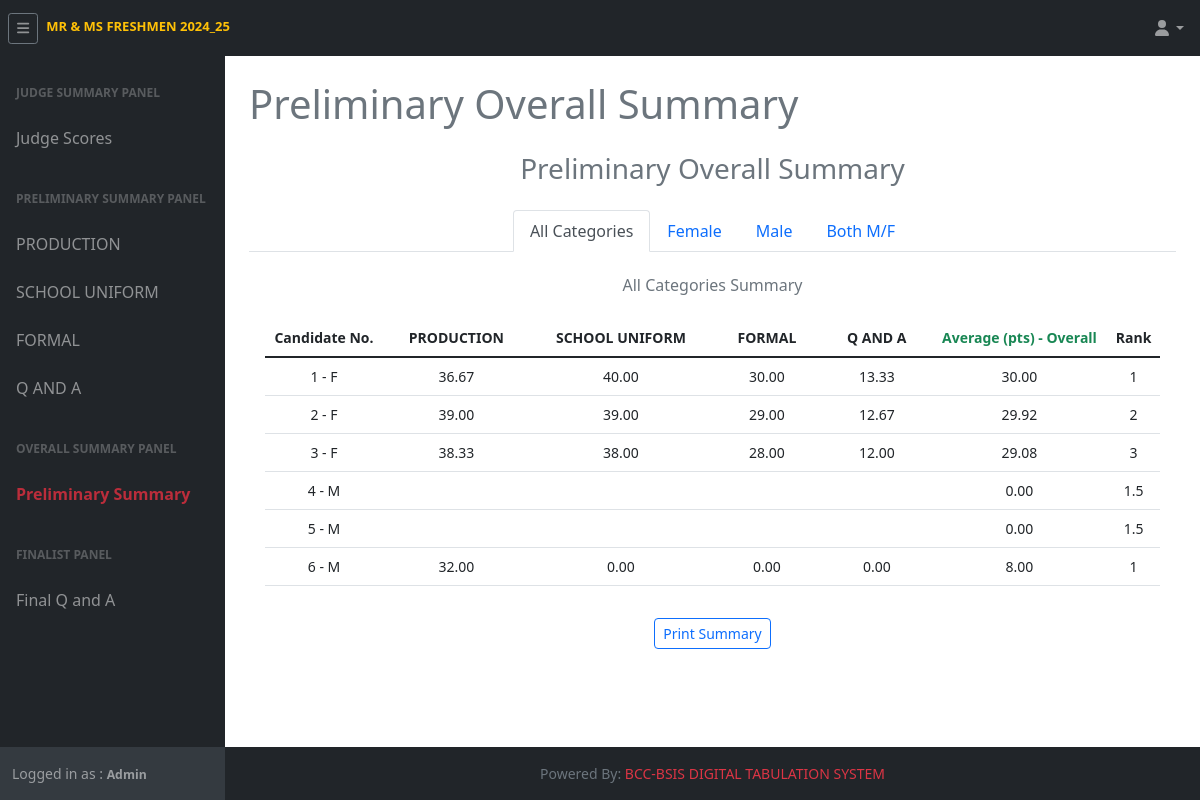
Screenshot of /tri.admin/adminSummary.php (signed in) with the database file from the repository.
### tables this page shows
CREATE TABLE `setting` (
  `id` int(11) NOT NULL AUTO_INCREMENT,
  `condition_final` varchar(10) DEFAULT NULL,
  `pageant_name` varchar(255) DEFAULT NULL,
  `isGeneral` varchar(4) DEFAULT NULL,
  `logo` varchar(255) DEFAULT NULL,
  `cover_photo` varchar(255) DEFAULT NULL,
  `weighted_scoring` tinyint(4) DEFAULT NULL,
  PRIMARY KEY (`id`)
);

CREATE TABLE `event` (
  `id` int(11) NOT NULL AUTO_INCREMENT,
  `code` varchar(10) DEFAULT NULL,
  `event_type` varchar(6) DEFAULT NULL,
  `event_name` varchar(45) DEFAULT NULL,
  `event_percentage` varchar(10) DEFAULT NULL,
  `added_by` varchar(10) DEFAULT NULL,
  `added_timestamp` timestamp NULL DEFAULT NULL,
  `updated_by` varchar(10) DEFAULT NULL,
  `updated_timestamp` timestamp NULL DEFAULT NULL,
  PRIMARY KEY (`id`)
);

CREATE TABLE `user` (
  `id` int(11) NOT NULL AUTO_INCREMENT,
  `code` varchar(16) DEFAULT NULL,
  `username` varchar(90) DEFAULT NULL,
  `password` varchar(255) DEFAULT NULL,
  `name` varchar(45) DEFAULT NULL,
  `types` varchar(45) DEFAULT NULL,
  `category` varchar(15) DEFAULT NULL,
  `is_both` tinyint(1) DEFAULT NULL,
  `status` tinyint(1) DEFAULT NULL,
  `added_by` varchar(16) DEFAULT NULL,
  `added_timestamp` timestamp NULL DEFAULT NULL,
  `updated_by` varchar(16) DEFAULT NULL,
  `updated_timestamp` timestamp NULL DEFAULT NULL,
  PRIMARY KEY (`id`)
);

### tri.admin/adminSummary.php (the view, shortened to what the rows shown need)
<?php
    require '../include/connector/dbconn.php';
    require '../include/admininclude/adminSession.php';
    include "../include/settings.php";
?>
<!DOCTYPE html>
<html lang="en">
    <head>
        <link href="../css/dataTable.css" rel="stylesheet" />
        <link href="../css/styles.css" rel="stylesheet" />
        <link rel="stylesheet" href="../css/jquery-ui.min.css">
    </head>
    <body class="sb-nav-fixed">
    <?php include "../include/topNav.php";?>
        <div id="layoutSidenav">
            <div id="layoutSidenav_nav">
            <?php include "../include/admininclude/adminSideNav.php";?>
            </div>
            <div id="layoutSidenav_content">
                <main>
                    <div class="container-fluid px-4 mb-3">
                        <h1 class="mt-4 text-muted">Preliminary Overall Summary</h1>
<?php
                                    $contestantsByCategoryFemale  = [];
                                    $contestantsByCategoryMale  = [];
                                    $contestantsByCategoryBothMF = [];
                                    $stmt = $db->prepare(contestantListFemale);
                                    $stmt->execute();
                                    $res = $stmt->get_result();
                                    if ($res) { while ($row = $res->fetch_assoc()) { $contestantsByCategoryFemale[] = $row; } }
                                    $stmt = $db->prepare(contestantListMale);
                                    $stmt->execute();
                                    $res = $stmt->get_result();
                                    if ($res) { while ($row = $res->fetch_assoc()) { $contestantsByCategoryMale[] = $row; } }
                                    $stmt = $db->prepare(contestantListBothMF);
                                    $stmt->execute();
                                    $res = $stmt->get_result();
                                    if ($res) { while ($row = $res->fetch_assoc()) { $contestantsByCategoryBothMF[] = $row; } }
                                    $fetchResultEventJudgeCountFemale = $db->query(judgeCountListFemale)->fetch_assoc();
                                    $fetchResultEventJudgeCountMale = $db->query(judgeCountListMale)->fetch_assoc();
                                    $fetchResultEventJudgeCountBothMF = $db->query(judgeCountListBothMF)->fetch_assoc();
                                    $fetchResultEventJudgeCountBothLGBTQ = $db->query(judgeCountListBothLGBTQ)->fetch_assoc();
                                    $events = [];
                                    $stmt = $db->prepare(eventList);
                                    $stmt->execute();
                                    $resEvents = $stmt->get_result();
                                    if ($resEvents && $resEvents->num_rows > 0) {
                                        while ($er = $resEvents->fetch_assoc()) {
                                            $events[] = ['code' => $er['code'], 'name' => $er['event_name']];
                                        }
                                    }
                                    $categories = [];
                                    if (!empty($contestantsByCategoryFemale)) {
                                        $categories['FE'] = [ 'name' => 'Female', 'judgeCount' => (int)($fetchResultEventJudgeCountFemale['judge_count'] ?? 0), 'contestants' => $contestantsByCategoryFemale ];
                                    }
                                    if (!empty($contestantsByCategoryMale)) {
                                        $categories['MA'] = [ 'name' => 'Male', 'judgeCount' => (int)($fetchResultEventJudgeCountMale['judge_count'] ?? 0), 'contestants' => $contestantsByCategoryMale ];
                                    }
                                    if (!empty($contestantsByCategoryBothMF)) {
                                        $categories['B'] = [ 'name' => 'Both M/F', 'judgeCount' => (int)($fetchResultEventJudgeCountBothMF['judge_count'] ?? 0), 'contestants' => $contestantsByCategoryBothMF ];
                                    }
                                    $summary = '';
                                    if (count($categories) === 0) {
                                        $summary .= '<div class="mt-5" align="center"><h2 class="text-danger">No Contestants Found!</h2></div>';
                                        echo $summary;
                                    } else {
                                        $summary .= '<h3 class="mt-4 selected text-muted" align="center">Preliminary Overall Summary</h3>';
                                        $summary .= '<ul class="nav nav-tabs mt-4 justify-content-center" id="categoryTabs" role="tablist">';
                                        $summary .= '<li class="nav-item" role="presentation">'
                                                  . '<button class="nav-link active" id="all-tab" data-cat="" type="button" role="tab">All Categories</button>'
                                                  . '</li>';
                                        foreach ($categories as $code => $cat) {
                                            $summary .= '<li class="nav-item" role="presentation"><button class="nav-link" data-cat="' . htmlspecialchars($code) . '" type="button" role="tab">' . htmlspecialchars($cat['name']) . '</button></li>';
                                        }
                                        $summary .= '</ul>';
                                        $headerText = ($isGeneral == 1) ? 'General Summary' : 'All Categories Summary';
                                        $summary .= '<h6 id="categoryHeader" class="cat-title mt-4 text-muted" align="center">' . $headerText . '</h6>';
                                        $summary .= '<div class="card-body table-responsive-sm">';
                                        $summary .= '<table class="table table-hover" id="summaryTable">';
                                        $summary .= '<thead><tr>';
                                        $summary .= '<th><div class="small" align="center">Candidate No.</div></th>';
                                        foreach ($events as $ev) {
                                            $summary .= '<th data-type="number"><div class="small ms-3 me-3" align="center">' . htmlspecialchars($ev['name']) . '</div></th>';
                                        }
                                        $avgHdr = ($weightedScoring == 1) ? 'Average (%) - Overall' : 'Average (pts) - Overall';
                                        $summary .= '<th data-type="number"><div class="small text-success" align="center">'.$avgHdr.'</div></th>';
                                        $summary .= '<th data-type="number"><div class="small" align="center">Rank</div></th>';
                                        $summary .= '</tr></thead><tbody>';
                                        foreach ($categories as $code => $cat) {
                                            $rows = $computeCategory($cat['contestants'], (int)$cat['judgeCount']);
                                            foreach ($rows as $r) {
                                                $summary .= '<tr data-cat="' . htmlspecialchars($code) . '">';
                                                $summary .= '<td><div class="small text-center">' . htmlspecialchars($r['label']) . '</div></td>';
                                                foreach ($r['scores'] as $sc) {
                                                    if ($sc !== null) {
                                                        if (is_array($sc)) {
                                                            $summary .= '<td data-sort="'.number_format((float)$sc['val'], 2, '.', '').'"><div class="small text-center">' . $sc['disp'] . '</div></td>';
                                                        } else {
                                                            $summary .= '<td><div class="small text-center">' . $sc . '</div></td>';
                                                        }
                                                    } else {
                                                        $summary .= '<td><div class="small text-center">&nbsp;</div></td>';
                                                    }
                                                }
                                                $summary .= '<td data-sort="'.number_format((float)($r['avgVal'] ?? 0), 2, '.', '').'"><div class="small text-center">' . htmlspecialchars($r['avgDisp']) . '</div></td>';
                                                $summary .= '<td data-sort="'.number_format((float)($r['rankVal'] ?? 0), 2, '.', '').'"><div class="small text-center">' . htmlspecialchars($r['rankDisp']) . '</div></td>';
                                                $summary .= '</tr>';
                                            }
                                        }
                                        $summary .= '</tbody></table></div>';
                                        $summary .= '<div class="" align="center"><button class="btn btn-outline-primary btn-sm rounded" onclick="printCurrentCategory()">Print Summary</button></div>';
                                        echo $summary;
                                    }
?>
                    </div>
                </main>
            </div>
        </div>
    </body>
</html>

### include/topNav.php (shortened to what the rows shown need)
<nav class="sb-topnav navbar navbar-expand navbar-dark bg-dark">
            <?php
                $brandLink = '../tri.judge/judgeHome.php';
                if (isset($_SESSION['admin']) && $_SESSION['admin']) {
                    $brandLink = '../tri.admin/adminHome.php';
                } elseif (isset($_SESSION['super']) && $_SESSION['super']) {
                    $brandLink = '../tri.super/superBackup.php';
                }
                $pageantName = isset($fetchSettings['pageant_name']) && $fetchSettings['pageant_name'] !== '' ? htmlspecialchars($fetchSettings['pageant_name']) : 'Pageant';
            ?>
            <a class="navbar-brand ms-2 mb-2" href="<?= $brandLink ?>"><b class="text-warning" style="font-size: small;"><?= $pageantName ?></b></a>
</nav>

### include/admininclude/adminSideNav.php (shortened to what the rows shown need)
<?php
         $select = mysqli_query($db, "SELECT * FROM user WHERE code = '$admin' ") or die('query failed');
         if(mysqli_num_rows($select) > 0){
            $fetch = mysqli_fetch_assoc($select);
         }
?>
<div id="layoutSidenav_nav">
                <nav class="sb-sidenav accordion sb-sidenav-dark" id="sidenavAccordion">
                    <div class="sb-sidenav-menu">
                        <div class="nav category-buttons">
                        <div class="sb-sidenav-menu-heading">Judge Summary Panel</div>
                            <a class="event_category nav-link" href="adminJudgeAjax.php">
                                Judge Scores
                            </a>
                        <div class="sb-sidenav-menu-heading">Preliminary Summary Panel</div>
                            <?php
                                $eventCategoryQuery = eventListPreliminary;
                                $resultEventCategory = mysqli_query($db, $eventCategoryQuery);
                                if ($resultEventCategory->num_rows > 0) {
                                    foreach ($resultEventCategory as $eventCategoryResult) {
                                        $eventCode = htmlspecialchars($eventCategoryResult['code']);
                                        $event_name = htmlspecialchars($eventCategoryResult['event_name']);
                                        ?>
                                        <a class="event_category nav-link" href="adminHome.php#"
                                                data-code='<?= $eventCode?>'>
                                            <?= $event_name ?>
                                        </a>
                                        <?php
                                    }
                                }
                            ?>
                            <div class="sb-sidenav-menu-heading">Overall Summary Panel</div>
                            <a class="event_category nav-link" href="adminSummary.php">
                                Preliminary Summary
                            </a>
                            <div class="sb-sidenav-menu-heading">Finalist Panel</div>
                            <?php
                                $eventFinalQuery = eventListFinal;
                                $resultEventFinal = mysqli_query($db, $eventFinalQuery);
                                if ($resultEventFinal->num_rows > 0) {
                                    foreach ($resultEventFinal as $eventCategoryFinalResult) {
                                        $eventFinalCode = htmlspecialchars($eventCategoryFinalResult['code']);
                                        $event_name_final = htmlspecialchars($eventCategoryFinalResult['event_name']);
                                        ?>
                                        <a class="event_category_final nav-link" href="adminHome.php#"
                                                data-code='<?= $eventFinalCode?>'>
                                            <?= $event_name_final ?>
                                        </a>
                                        <?php
                                    }
                                }
                            ?>
                        </div>
                    </div>
                    <div class="sb-sidenav-footer py-3">
                        <div class="small">Logged in as :
                            <small class="fw-bold"><?php echo $fetch['name']; ?></small>
                        </div>
                    </div>
                </nav>
            </div>

### rows the page displays
setting: pageant_name "MR & MS FRESHMEN 2024_25", weighted_scoring "Average (pts) - Overall"
event: event_name "PRODUCTION"
event: event_name "SCHOOL UNIFORM"
event: event_name "FORMAL"
event: event_name "Q AND A"
event: event_name "Final Q and A"
user: name "Admin"

### other values shown
$cat['name'] "Female"
$cat['name'] "Male"
$cat['name'] "Both M/F"
$r['label'] "1 - F"
$sc['disp'] "36.67"
$sc['disp'] "30.00"
$sc['disp'] "13.33"
$r['avgDisp'] "30.00"
$r['rankDisp'] "1"
$r['label'] "2 - F"
$sc['disp'] "39.00"
$sc['disp'] "29.00"
$sc['disp'] "12.67"
$r['avgDisp'] "29.92"
$r['rankDisp'] "2"
